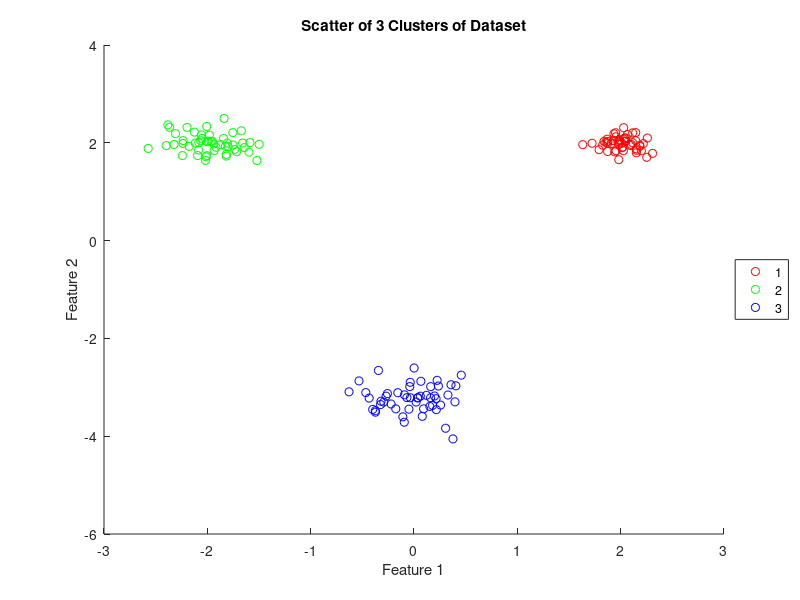

Write MATLAB code to recreate this figure. (Note: this script raises an error after producing the figure.)
% EC 414 - HW 4 - Spring 2020
% K-Means starter code
%Xinyuan Zhao

clear, clc, close all,

%% Generate Gaussian data (4.2a):
% Add code below:
R1 = mvnrnd([2;2],0.02*eye(2),50);
R2 = mvnrnd([-2;2],0.05*eye(2),50);
R3 = mvnrnd([0;-3.25],0.07*eye(2),50);
scatter(R1(:,1),R1(:,2),'r');
xlabel('Feature 1');
ylabel('Feature 2');
title('Scatter of 3 Clusters of Dataset');

hold on
scatter(R2(:,1),R2(:,2),'g');
scatter(R3(:,1),R3(:,2),'b');
legend('1','2','3','location','EastOutside');
hold off


%% Generate NBA data: (4.2e)
% Add code below:
[num,txt,raw] = xlsread('NBA_stats_2018_2019');
MPG = num(:,2);
PPG = num(:,4);
figure
scatter(MPG,PPG);
xlabel('MPG');
ylabel('PPG');
title('Scatter PPG Against MPG for NBA Players');
% HINT: readmatrix might be useful here

%% Problem 4.2(f): Generate Concentric Rings Dataset using
% sample_circle.m provided to you in the HW 4 folder on Blackboard.
[data_cc ,label_cc] = sample_circle( 3, [500;500;500] );
figure
gscatter(data_cc(:,1),data_cc(:,2),label_cc(:),'rgb');
xlabel('Feature X');
ylabel('Feature Y');
title('Scatter of Concentric Data');
%% K-Means implementation (4.2a)
% Add code below
DATA = [R1;R2;R3];
K = 3;
MU_init = [3,3;-4,-1;2,-4];

MU_previous = MU_init;
MU_current = MU_init;

% initializations
labels = ones(length(DATA),1);
converged = 0;
iteration = 0;
convergence_threshold = 0.025;
%Run k-means
while (converged==0)
    iteration = iteration + 1;
    fprintf('Iteration: %d\n',iteration)

    % CODE - Assignment Step - Assign each data observation to the cluster with the nearest mean:
    % Write code below here:
    d =[];
    for i = 1:K
        u = [MU_init(i,1),MU_init(i,2)].*ones(length(DATA),2);
        dtoi = (DATA(:,1)-u(:,1)).^2 + (DATA(:,2)-u(:,2)).^2;
        d = [d,dtoi];
    end
    
    [dd,ii] = min(d,[],2);
    labels = ii';
        
    % CODE - Mean Updating - Update the cluster means
    % Write code below here:
    MU_previous = MU_current;
    clusters = zeros(K,2);
    for z = 1:K
        c = zeros(K);
        for j = 1:length(labels)
            if labels(j) == z
                clusters(z,1) = clusters(z,1)+DATA(j,1);
                clusters(z,2) = clusters(z,2)+DATA(j,2);
                c(z) = c(z)+1;
               
            end
        end
        clusters(z,1) = clusters(z,1)/c(z);
        clusters(z,2) = clusters(z,2)/c(z);
    end
    MU_current = clusters;

            
            
    %CODE 4 - Check for convergence 
    % Write code below here:
    conv = mean(mean(MU_current-MU_previous));
    if (conv < convergence_threshold)
        converged=1;
    end
    
    % CODE 5 - Plot clustering results if converged:
    % Write code below here:
    if (converged == 1)
        fprintf('\nConverged.\n')
        
        figure
        gscatter(DATA(:,1),DATA(:,2),labels','rgb');
        xlabel('Feature 1');
        ylabel('Feature 2');
        title('Scatter Dataset Tested by K-means');
        legend('1','2','3','location','EastOutside');
        
        
        %If converged, get WCSS metric
        % Add code below
        D_wcss=zeros(1,K);
        for i2 = 1:K
            for j2 = 1:length(labels)
                if labels(j2) == i2
                    D_wcss(1,i2) = D_wcss(1,i2)+((DATA(j2,1)-MU_current(i2,1)).^2 ... 
                        + (DATA(j2,2)-MU_current(i2,2)).^2);

                end
            end
        end
        
        WCSS = sum(D_wcss);
    end
end

fprintf('4.2a WCSS: %f\n',WCSS);
    %%%%%%%%%%%%%%%%%%%%%%%%%%%%%%%%%%%%%%%%%%%%%%%%

%% Check different Initialization (4.2b)
% Add code below
MU_init = [-0.14,2.61;3.15,-0.84;-3.28,-1.58];

MU_previous = MU_init;
MU_current = MU_init;

% initializations
labels = ones(length(DATA),1);
converged = 0;
iteration = 0;
convergence_threshold = 0.025;
%Run k-means
while (converged==0)
    iteration = iteration + 1;
    fprintf('Iteration: %d\n',iteration)

    % CODE - Assignment Step - Assign each data observation to the cluster with the nearest mean:
    % Write code below here:
    d =[];
    for i = 1:K
        u = [MU_init(i,1),MU_init(i,2)].*ones(length(DATA),2);
        dtoi = (DATA(:,1)-u(:,1)).^2 + (DATA(:,2)-u(:,2)).^2;
        d = [d,dtoi];
    end
    
    [dd,ii] = min(d,[],2);
    labels = ii';
        
    % CODE - Mean Updating - Update the cluster means
    % Write code below here:
    MU_previous = MU_current;
    clusters = zeros(K,2);
    for z = 1:K
        c = zeros(K);
        for j = 1:length(labels)
            if labels(j) == z
                clusters(z,1) = clusters(z,1)+DATA(j,1);
                clusters(z,2) = clusters(z,2)+DATA(j,2);
                c(z) = c(z)+1;
               
            end
        end
        clusters(z,1) = clusters(z,1)/c(z);
        clusters(z,2) = clusters(z,2)/c(z);
    end
    MU_current = clusters;

            
            
    %CODE 4 - Check for convergence 
    % Write code below here:
    conv = mean(mean(MU_current-MU_previous));
    if (conv < convergence_threshold)
        converged=1;
    end
    
    % CODE 5 - Plot clustering results if converged:
    % Write code below here:
    if (converged == 1)
        fprintf('\nConverged.\n')
        
        figure
        gscatter(DATA(:,1),DATA(:,2),labels','rgb');
        xlabel('Feature 1');
        ylabel('Feature 2');
        title('Test of Different Initialization K-means');
        legend('1','2','3','location','EastOutside');
        
        
        %If converged, get WCSS metric
        % Add code below
        D_wcss=zeros(1,K);
        for i2 = 1:K
            for j2 = 1:length(labels)
                if labels(j2) == i2
                    D_wcss(1,i2) = D_wcss(1,i2)+((DATA(j2,1)-MU_current(i2,1)).^2 ... 
                        + (DATA(j2,2)-MU_current(i2,2)).^2);

                end
            end
        end
        
        WCSS2 = sum(D_wcss);
    end
end

fprintf('4.2b WCSS: %f\n',WCSS2);
%Observation: For this initialization, clusters 1 and 2 converged to the
%same cluster, which is not desired. Compared to WCSS of part a which is
%11.8, WCSS for this initialization is 405. As the initial u2 is too far
%away from actual dataset, the k-means algorithm fails to converge
%correctly. This algorithm is very sensitive to initial centers.

%% Random Initializations (4.2c)
DATA = [R1;R2;R3];
K = 3;
WCSS_random = zeros(1,10);
labels = ones(length(DATA),10);
%Run k-means for 10 times at random
for r = 1:10
    MU_init = ones(3,2);
    MU_init(1,:) = [3,3].*rand(1,2);
    MU_init(2,:) = [-3,3].*rand(1,2);
    MU_init(3,:) = [1,-3].*rand(1,2);
    

    MU_previous = MU_init;
    MU_current = MU_init;

    % initializations
    
    converged = 0;
    iteration = 0;
    convergence_threshold = 0.025;

    while (converged==0)
        iteration = iteration + 1;
        fprintf('Iteration: %d\n',iteration)

        % CODE - Assignment Step - Assign each data observation to the cluster with the nearest mean:
        % Write code below here:
        d =[];
        for i = 1:K
            u = [MU_init(i,1),MU_init(i,2)].*ones(length(DATA),2);
            dtoi = (DATA(:,1)-u(:,1)).^2 + (DATA(:,2)-u(:,2)).^2;
            d = [d,dtoi];
        end

        [dd,ii] = min(d,[],2);
        labels(:,r) = ii';

        % CODE - Mean Updating - Update the cluster means
        % Write code below here:
        MU_previous = MU_current;
        clusters = zeros(K,2);
        for z = 1:K
            c = zeros(K);
            for j = 1:length(labels(:,1))
                if labels(j,r) == z
                    clusters(z,1) = clusters(z,1)+DATA(j,1);
                    clusters(z,2) = clusters(z,2)+DATA(j,2);
                    c(z) = c(z)+1;

                end
            end
            clusters(z,1) = clusters(z,1)/c(z);
            clusters(z,2) = clusters(z,2)/c(z);
        end
        MU_current = clusters;



        %CODE 4 - Check for convergence 
        % Write code below here:
        conv = mean(mean(MU_current-MU_previous));
        if (conv < convergence_threshold)
            converged=1;
        end

        % CODE 5 - Plot clustering results if converged:
        % Write code below here:
        if (converged == 1)
            fprintf('\nConverged.\n')
            %If converged, get WCSS metric
            % Add code below
            D_wcss=zeros(1,K);
            for i2 = 1:K
                for j2 = 1:length(labels(:,1))
                    if labels(j2,r) == i2
                        D_wcss(1,i2) = D_wcss(1,i2)+((DATA(j2,1)-MU_current(i2,1)).^2 ... 
                            + (DATA(j2,2)-MU_current(i2,2)).^2);

                    end
                end
            end
        end
    end
    WCSS_random(r) = sum(D_wcss);
end
[mini,ind] = min(WCSS_random);

fprintf('4.2c Minimum WCSS: %f\n',mini);
figure
gscatter(DATA(:,1),DATA(:,2),labels(:,ind)','rgb');
xlabel('Feature 1');
ylabel('Feature 2');
title(['Best of Random Init: WCSS = ',num2str(mini),' ']);
legend('1','2','3','location','EastOutside');


%% Choose K (4.2d)
DATA = [R1;R2;R3];
K = [2,3,4,5,6,7,8,9,10];
WCSS_k = zeros(1,9);
%Run Random k-means for 9 times
for ik = 1:length(K)
    K_val = K(ik);
    WCSS_random = zeros(1,10);
    labels = ones(length(DATA),10);
    for r = 1:10
        MU_init = [6,7].*rand(K_val,2);
        MU_init(:,1) = MU_init(:,1)+((-3)*ones(K_val,1));
        MU_init(:,2) = MU_init(:,2)+((-4)*ones(K_val,1));
        


        MU_previous = MU_init;
        MU_current = MU_init;

        % initializations

        converged = 0;
        iteration = 0;
        convergence_threshold = 0.025;

        while (converged==0)
            iteration = iteration + 1;
            fprintf('Iteration: %d\n',iteration)

            % CODE - Assignment Step - Assign each data observation to the cluster with the nearest mean:
            % Write code below here:
            d =[];
            for i = 1:K_val
                u = [MU_init(i,1),MU_init(i,2)].*ones(length(DATA),2);
                dtoi = (DATA(:,1)-u(:,1)).^2 + (DATA(:,2)-u(:,2)).^2;
                d = [d,dtoi];
            end

            [dd,ii] = min(d,[],2);
            labels(:,r) = ii';

            % CODE - Mean Updating - Update the cluster means
            % Write code below here:
            MU_previous = MU_current;
            clusters = zeros(K_val,2);
            for z = 1:K_val
                c = zeros(K_val);
                for j = 1:length(labels(:,1))
                    if labels(j,r) == z
                        clusters(z,1) = clusters(z,1)+DATA(j,1);
                        clusters(z,2) = clusters(z,2)+DATA(j,2);
                        c(z) = c(z)+1;

                    end
                end
                clusters(z,1) = clusters(z,1)/c(z);
                clusters(z,2) = clusters(z,2)/c(z);
            end
            MU_current = clusters;



            %CODE 4 - Check for convergence 
            % Write code below here:
            conv = max(max(MU_current-MU_previous));
            if (conv < convergence_threshold)
                converged=1;
            end

            % CODE 5 - Plot clustering results if converged:
            % Write code below here:
            if (converged == 1)
                fprintf('\nConverged.\n')
                %If converged, get WCSS metric
                % Add code below
                D_wcss=zeros(1,K_val);
                for i2 = 1:K_val
                    for j2 = 1:length(labels(:,1))
                        if labels(j2,r) == i2
                            D_wcss(1,i2) = D_wcss(1,i2)+((DATA(j2,1)-MU_current(i2,1)).^2 ... 
                                + (DATA(j2,2)-MU_current(i2,2)).^2);

                        end
                    end
                end
            end
        end
        WCSS_random(r) = sum(D_wcss);
    end
    WCSS_k(ik) = min(WCSS_random);
end
figure
plot(K,WCSS_k);
xlabel('Value of K');
ylabel('WCSS(K)');
title('Plot of WCSS against K from 2-10');

%Observation: From this plot, we can see that the elbow occurs at k=3,
%which means k=3 is the best choice for minimizing WCSS. This choice of k
%matches the number of clusters in the training dataset.

%% NBA Stats (4.2e)
NBA_data = [MPG,PPG];
K = 10;
WCSS_random = zeros(1,10);
labels = ones(length(NBA_data(:,1)),10);
%Run k-means for 10 times at random
for r = 1:10
    MU_init = 40*rand(10,2);
    

    MU_previous = MU_init;
    MU_current = MU_init;

    % initializations
    
    converged = 0;
    iteration = 0;
    convergence_threshold = 0.000001;

    while (converged==0)
        iteration = iteration + 1;
        fprintf('Iteration: %d\n',iteration)

        % CODE - Assignment Step - Assign each data observation to the cluster with the nearest mean:
        % Write code below here:
        d =[];
        for i = 1:K
            u = [MU_init(i,1),MU_init(i,2)].*ones(length(NBA_data(:,1)),2);
            dtoi = (NBA_data(:,1)-u(:,1)).^2 + (NBA_data(:,2)-u(:,2)).^2;
            d = [d,dtoi];
        end

        [dd,ii] = min(d,[],2);
        labels(:,r) = ii';

        % CODE - Mean Updating - Update the cluster means
        % Write code below here:
        MU_previous = MU_current;
        clusters = zeros(K,2);
        for z = 1:K
            c = zeros(K);
            for j = 1:length(labels(:,1))
                if labels(j,r) == z
                    clusters(z,1) = clusters(z,1)+NBA_data(j,1);
                    clusters(z,2) = clusters(z,2)+NBA_data(j,2);
                    c(z) = c(z)+1;

                end
            end
            clusters(z,1) = clusters(z,1)/c(z);
            clusters(z,2) = clusters(z,2)/c(z);
        end
        MU_current = clusters;



        %CODE 4 - Check for convergence 
        % Write code below here:
        conv = max(max(MU_current-MU_previous));
        if (conv < convergence_threshold)
            converged=1;
        end

        % CODE 5 - Plot clustering results if converged:
        % Write code below here:
        if (converged == 1)
            fprintf('\nConverged.\n')
            %If converged, get WCSS metric
            % Add code below
            D_wcss=zeros(1,K);
            for i2 = 1:K
                for j2 = 1:length(labels(:,1))
                    if labels(j2,r) == i2
                        D_wcss(1,i2) = D_wcss(1,i2)+((NBA_data(j2,1)-MU_current(i2,1)).^2 ... 
                            + (NBA_data(j2,2)-MU_current(i2,2)).^2);

                    end
                end
            end
        end
    end
    WCSS_random(r) = sum(D_wcss);
end
[mini,ind] = min(WCSS_random);
fprintf('4.2e Minimum WCSS: %f\n',mini);
figure
gscatter(NBA_data(:,1),NBA_data(:,2),labels(:,ind)');
xlabel('MPG');
ylabel('PPG');
title(['Best of Random Init: WCSS = ',num2str(mini),' ']);

%% Concentric Data (4.2f)
K = 3;
WCSS_random = zeros(1,10);
labels = ones(length(data_cc(:,1)),10);
%Run k-means for 10 times at random
for r = 1:10
    MU_init = zeros(3,2);
    MU_init(1,:) = 4*rand(1,2);
    MU_init(2,:) = rand(1,2);
    MU_init(3,:) = -4*rand(1,2);
    

    MU_previous = MU_init;
    MU_current = MU_init;

    % initializations
    
    converged = 0;
    iteration = 0;
    convergence_threshold = 0.025;

    while (converged==0)
        iteration = iteration + 1;
        fprintf('Iteration: %d\n',iteration)

        % CODE - Assignment Step - Assign each data observation to the cluster with the nearest mean:
        % Write code below here:
        d =[];
        for i = 1:K
            u = [MU_init(i,1),MU_init(i,2)].*ones(length(data_cc(:,1)),2);
            dtoi = (data_cc(:,1)-u(:,1)).^2 + (data_cc(:,2)-u(:,2)).^2;
            d = [d,dtoi];
        end

        [dd,ii] = min(d,[],2);
        labels(:,r) = ii';

        % CODE - Mean Updating - Update the cluster means
        % Write code below here:
        MU_previous = MU_current;
        clusters = zeros(K,2);
        for z = 1:K
            c = zeros(K);
            for j = 1:length(labels(:,1))
                if labels(j,r) == z
                    clusters(z,1) = clusters(z,1)+data_cc(j,1);
                    clusters(z,2) = clusters(z,2)+data_cc(j,2);
                    c(z) = c(z)+1;

                end
            end
            clusters(z,1) = clusters(z,1)/c(z);
            clusters(z,2) = clusters(z,2)/c(z);
        end
        MU_current = clusters;



        %CODE 4 - Check for convergence 
        % Write code below here:
        conv = max(max(MU_current-MU_previous));
        if (conv < convergence_threshold)
            converged=1;
        end

        % CODE 5 - Plot clustering results if converged:
        % Write code below here:
        if (converged == 1)
            fprintf('\nConverged.\n')
            %If converged, get WCSS metric
            % Add code below
            D_wcss=zeros(1,K);
            for i2 = 1:K
                for j2 = 1:length(labels(:,1))
                    if labels(j2,r) == i2
                        D_wcss(1,i2) = D_wcss(1,i2)+((data_cc(j2,1)-MU_current(i2,1)).^2 ... 
                            + (data_cc(j2,2)-MU_current(i2,2)).^2);

                    end
                end
            end
        end
    end
    WCSS_random(r) = sum(D_wcss);
end
[mini,ind] = min(WCSS_random);
figure
gscatter(data_cc(:,1),data_cc(:,2),labels(:,ind)');
xlabel('Feature X');
ylabel('Feature Y');
title(['Best of Random Init: WCSS = ',num2str(mini),' ']);

%Observation: As we can see from 4.2e and 4.2f, K-means clustering fails to
%find meaningful clusters if data is linear or concentric. The WCSSs of
%these kinds of data are very high. So we can only use this algorithm for
%spherical datas.

